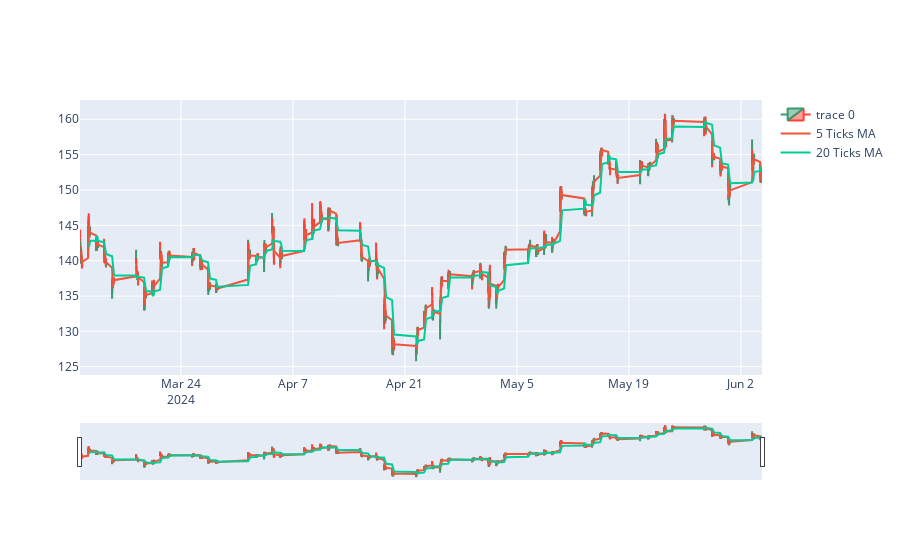

Write notebook code for a chart like this one.
### Code cell
# plot eith candle stick

fig = go.Figure(data=[go.Candlestick(x=tsm_data.index,
                open=tsm_data['Open'],
                high=tsm_data['High'],
                low=tsm_data['Low'],
                close=tsm_data['Close'])])

# plot moving average of 20 ticks and 80 ticks

fig.add_trace(go.Scatter(x=tsm_data.index, y=tsm_data['Close'].rolling(window=5).mean(), name='5 Ticks MA'))
fig.add_trace(go.Scatter(x=tsm_data.index, y=tsm_data['Close'].rolling(window=20).mean(), name='20 Ticks MA'))

fig.show()

### Figure 1 — Plotly figure (JSON) as saved in the notebook; plotly's stock layout.template omitted (floating-point values rounded to 4 significant figures; data arrays with more than 128 entries replaced by an {"elided": "..."} marker saying what was removed)
{"data": [{"close": {"elided": "779 float values"}, "high": {"elided": "779 float values"}, "low": {"elided": "779 float values"}, "open": {"elided": "779 float values"}, "type": "candlestick", "x": {"elided": "779 str values"}}, {"name": "5 Ticks MA", "type": "scatter", "x": {"elided": "779 str values"}, "y": {"elided": "779 float values"}}, {"name": "20 Ticks MA", "type": "scatter", "x": {"elided": "779 str values"}, "y": {"elided": "779 float values"}}], "layout": {}}
